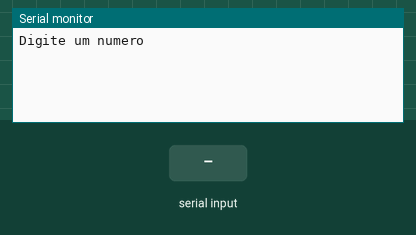
Simulated run of this sketch. Board: Arduino Uno, built with avr-gcc and run on an emulated ATmega328P. On the bench: the last lines printed to the serial monitor. Inputs (shaded band) come from the test bench.

Above: at 1.2 s.
1.3 s: "90,45\n" received over Serial
At 2.8 s:
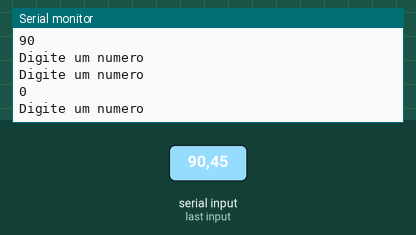
3.8 s: "30,150\n" received over Serial
At 4.6 s:
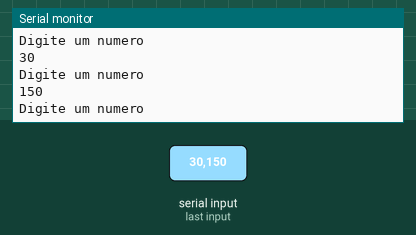
Timing chart, 0 to 6.8 s (numbered marks = the images above; inputs shaded):
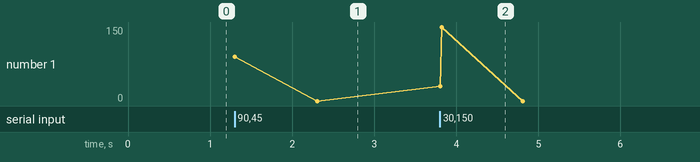

Measured:
- after the input at 1.3 s, the serial monitor: prints a new line at once (image 1)
- after the input at 3.8 s, the serial monitor: prints a new line at once (image 2)

The sketch:

ex_if_131.ino
```cpp
// C++ code
//
int num;

void setup()
{
  Serial.begin(9600);
}

void loop()
{
 Serial.println("Digite um numero");
  while( ! Serial.available());
  num = Serial.parseInt();

  if (num %2 ==0){
  Serial.println(num);
  }
  else {
  }
}
```
